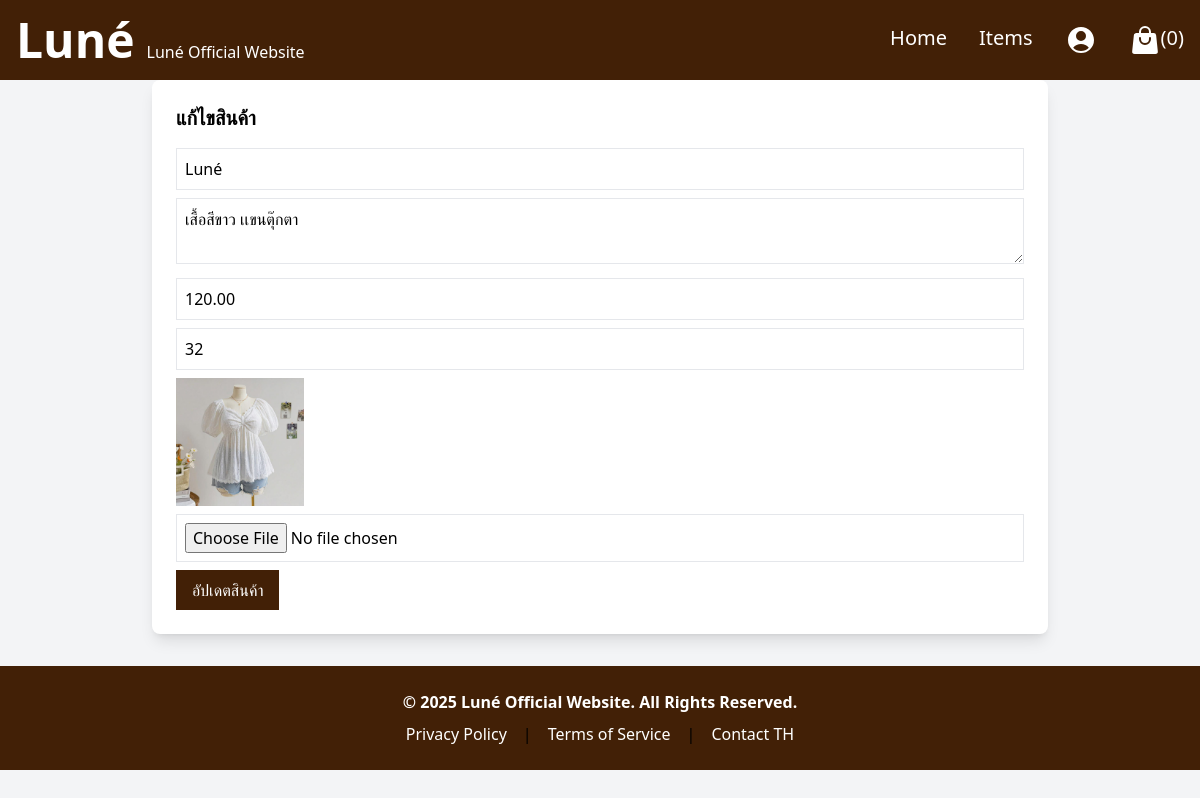
Screenshot of /edit_product.php?id=3 with the database file from the repository.
### tables this page shows
CREATE TABLE `products` (
  `product_id` int(11) NOT NULL,
  `name` varchar(100) NOT NULL,
  `description` text DEFAULT NULL,
  `price` decimal(10,2) NOT NULL,
  `stock` int(11) NOT NULL,
  `image` varchar(255) DEFAULT NULL
);

### edit_product.php (the view, shortened to what this page needs)
<?php
require 'db.php';
$product_id = $_GET['id'];
try {
    $stmt = $pdo->prepare("SELECT * FROM products WHERE product_id = ?");
    $stmt->execute([$product_id]);
    $product = $stmt->fetch(PDO::FETCH_ASSOC);
} catch (PDOException $e) {
    die("เกิดข้อผิดพลาด: " . $e->getMessage());
}
?>
<!DOCTYPE html>
<html lang="th">
<head>
    <script src="https://cdn.tailwindcss.com"></script>
</head>
<body class="bg-gray-100">
    <nav class="bg-yellow-950 p-4 flex justify-between items-center text-white">
      <div class="flex gap-3 items-center">
        <h1 class="font-bold text-5xl">Luné</h1>
        <p class="hidden md:block mt-6">Luné Official Website</p>
      </div>
      <div class="hidden md:flex text-xl gap-4 space-x-4">
        <a href="index.php" class="hover:text-yellow-500">Home</a>
        <a href="items.php" class="hover:text-yellow-500">Items</a>
        <a href="login.php" class="hover:text-yellow-500"
          >
        </a>
        <a href="cart.php" class="hover:text-yellow-500 flex"
          >
          (<span id="cart-count">0</span>)</a
        >
      </div>
    </nav>
    <div class="max-w-4xl mx-auto bg-white p-6 rounded-lg shadow-lg">
        <h2 class="text-xl font-bold mb-4">แก้ไขสินค้า</h2>
        <form method="POST" enctype="multipart/form-data">
            <input type="text" name="name" value="<?php echo htmlspecialchars($product['name']); ?>" class="border p-2 w-full mb-2" required>
            <textarea name="description" class="border p-2 w-full mb-2"><?php echo htmlspecialchars($product['description']); ?></textarea>
            <input type="number" name="price" value="<?php echo $product['price']; ?>" class="border p-2 w-full mb-2" required>
            <input type="number" name="stock" value="<?php echo $product['stock']; ?>" class="border p-2 w-full mb-2" required>
            <img src="uploads/<?php echo $product['image']; ?>" class="w-32 h-32 object-cover mb-2">
            <input type="file" name="image" class="border p-2 w-full mb-2">
            <button type="submit" name="update_product" class="bg-yellow-950 text-white hover:bg-yellow-500 px-4 py-2">อัปเดตสินค้า</button>
        </form>
    </div>
    <footer class="bg-yellow-950 p-6 mt-8 text-center">
      <div class="container mx-auto">
        <p class="text-white font-semibold">
          © 2025 Luné Official Website. All Rights Reserved.
        </p>
        <div class="flex justify-center space-x-4 mt-2">
          <a href="#" class="text-white hover:text-brown-900">Privacy Policy</a>
          <span>|</span>
          <a href="#" class="text-white hover:text-brown-900"
            >Terms of Service</a
          >
          <span>|</span>
          <a href="contact.html" class="text-white hover:text-brown-900"
            >Contact TH</a
          >
        </div>
      </div>
    </footer>
</body>
</html>

### rows the page displays
products: name "Luné", description "เสื้อสีขาว เเขนตุ๊กตา", price "120.00", stock "32", image (picture)
